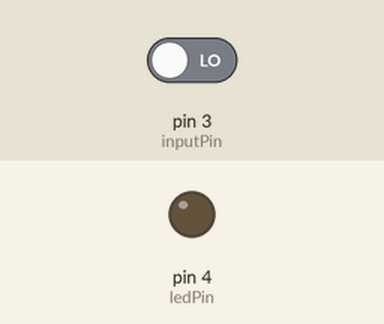
The sketch below on a simulated Arduino Uno, built with avr-gcc and run on an emulated ATmega328P. On the bench: output pins drawn as LEDs (lit = HIGH). Dashed ring = blinking. The inputs (shaded band) are chosen by the test bench; at power-on: pin 3 (inputPin) LOW.

Above: at 1.2 s.
1.3 s: pin 3 (inputPin) driven HIGH
At 1.54 s:
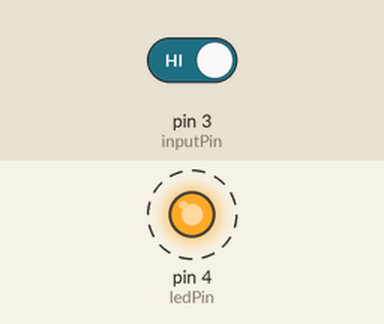
Timing chart, 0 to 10.3 s (numbered marks = the images above; inputs shaded):
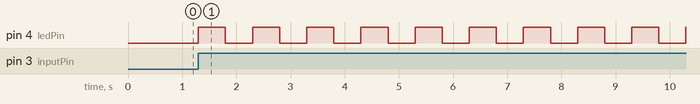

The sketch:

input_blink_without_delay.ino
```cpp
// (licence header left out)
/**
 * This is program 2 in the series of experiments trying to evaluate
 * the accuracy of the arduino clock.  The program blinks an LED by
 * checking time rather than using the delay() function.
 */
const boolean debug = false;  // Flag controlling printing out debug information to serial console.
const int inputPin = 3;  // The pin that the switch is connected to.
const int ledPin = 4;  // The pin that the LED is connected to.

int ledState = LOW;  // Keep the led state in a variable.
long previousMilliseconds = 0;  // Store the last time the milliseconds were updated.
boolean run = false;  // Makes the program wait for input from the user.
long interval = 500;  // The time to wait between changing states.

/**
 * This function is called when the sketch starts.
 */
void setup() {
  pinMode(ledPin, OUTPUT);
  pinMode(inputPin, INPUT);
  if (debug) {
    // open the serial port at 9600 bps:
    Serial.begin(9600);
  }
}

/**
 * This function is called repeatedly after the setup() method is called.
 */
void loop() {
  if (!run) {
    int inputValue = digitalRead(inputPin);
    if (inputValue == HIGH) {
      if (debug) {
        Serial.println("inputValue was HIGH");
      }
      run = true;
    }
  }
  if (run) {
    // Get the number of milliseconds since the Arduino began running.
    unsigned long currentMilliseconds = millis();
    // Compute the elapsed milliseconds since the previous reading.
    long elapsedMilliseconds = currentMilliseconds - previousMilliseconds;
    // Is the elapsed milliseconds equal or more than the interval?
    if ( elapsedMilliseconds >= interval ) {
      previousMilliseconds = currentMilliseconds;
      if (debug) {
        Serial.println((elapsedMilliseconds - interval));
      }
      // Swap the ledState.
      if ( ledState == LOW ) {
        ledState = HIGH;
      } else {
        ledState = LOW;
      }
      // Write the new state to the ledpin.
      digitalWrite(ledPin, ledState);
    }
  }
}
```

Measured:
- after the input at 1.3 s, pin 4 (ledPin): alternates HIGH for 0.50 s and LOW for 0.50 s, starting at once
